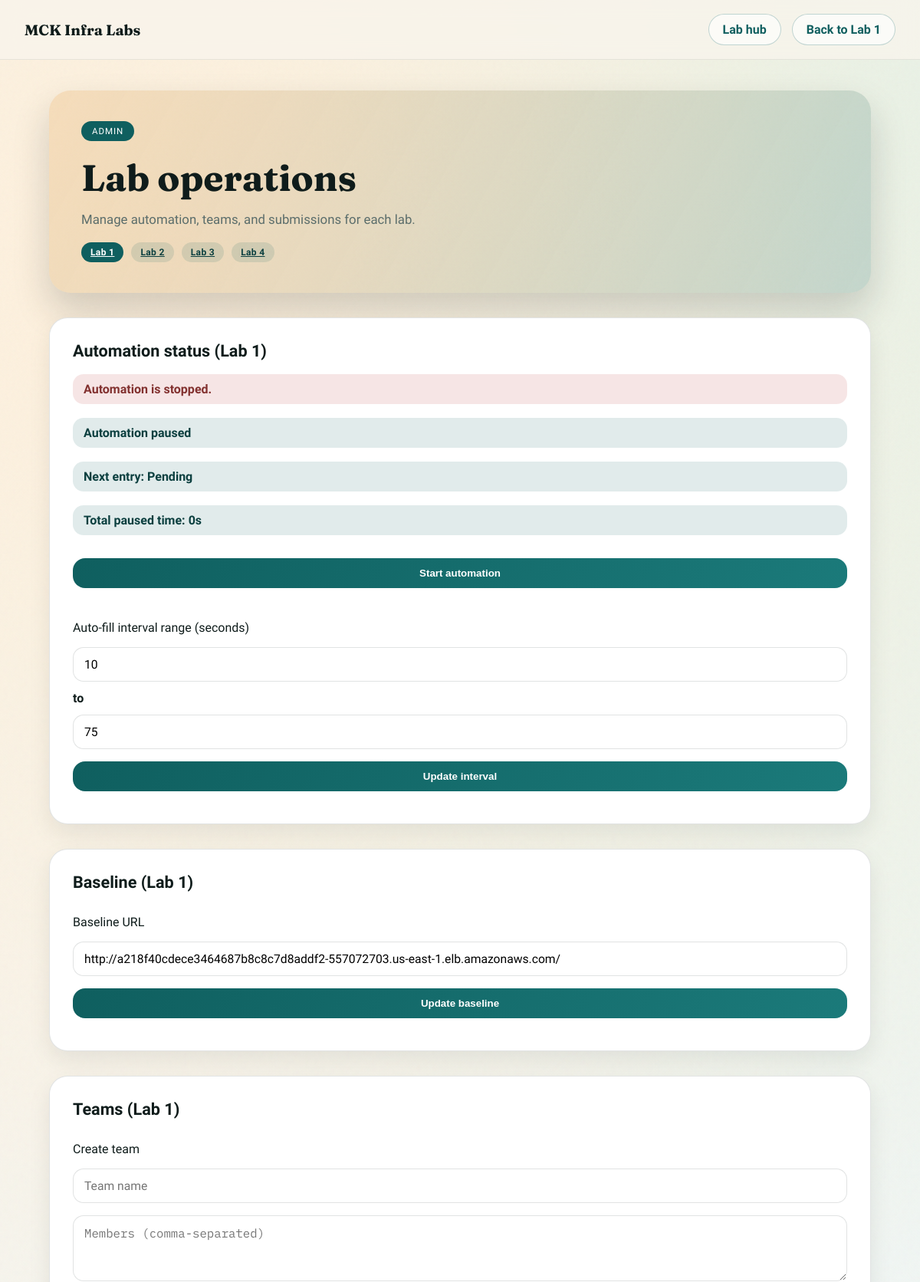
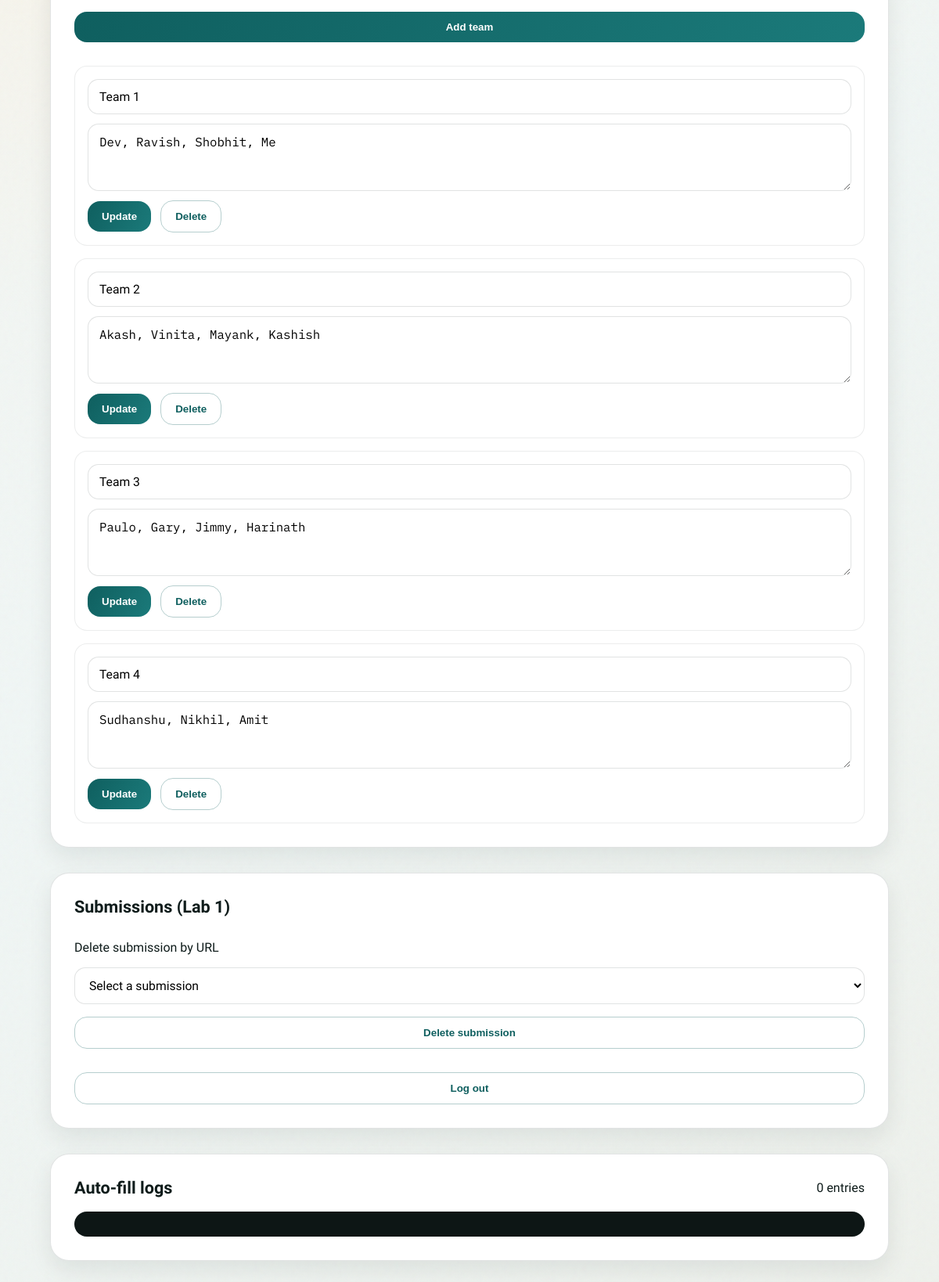
/admin/panel (signed in), run on the app's committed database (2 pictures, top to bottom).
### tables this page shows
CREATE TABLE settings (
    key TEXT PRIMARY KEY,
    value TEXT NOT NULL,
    updated_at INTEGER NOT NULL
);

CREATE TABLE teams (
    id INTEGER PRIMARY KEY AUTOINCREMENT,
    lab TEXT NOT NULL,
    name TEXT NOT NULL,
    members TEXT NOT NULL,
    created_at INTEGER NOT NULL,
    updated_at INTEGER NOT NULL,
    UNIQUE(lab, name)
);

### app.py (the view)
@app.get("/admin/panel")
def admin_panel():
    if not session.get("admin"):
        return redirect(url_for("admin_login"))
    lab_id = (request.args.get("lab") or DEFAULT_LAB_ID).strip().lower()
    lab = get_lab(lab_id)
    if not lab:
        lab = get_lab(DEFAULT_LAB_ID)
        lab_id = lab["id"]
    paused_seconds = automation_total_paused_seconds
    if automation_paused_at is not None:
        paused_seconds += int(time.time() - automation_paused_at)
    next_fill_in = None
    if next_auto_fill_at is not None:
        next_fill_in = max(0, int(next_auto_fill_at - time.time()))
    return render_template(
        "admin_panel.html",
        lab=lab,
        labs=list_labs(),
        automation_enabled=automation_enabled,
        auto_interval_min=AUTO_INTERVAL_MIN_SECONDS,
        auto_interval_max=AUTO_INTERVAL_MAX_SECONDS,
        teams=list_teams(lab_id),
        submissions=list_students(lab_id),
        automation_paused_seconds=paused_seconds,
        next_fill_in_seconds=next_fill_in,
        next_fill_entry_text=next_auto_fill_entry_text,
        baseline_url=get_setting("baseline_url", DEFAULT_BASELINE_URL),
    )

### app.py (called while the page is built, shortened)
def list_labs():
    return [LABS[key] for key in sorted(LABS.keys())]

def get_lab(lab_id):
    return LABS.get(lab_id)

def get_db():
    conn = sqlite3.connect(DB_PATH, timeout=5)
    conn.row_factory = sqlite3.Row
    return conn

def get_setting(key, fallback=None):
    with db_lock:
        conn = get_db()
        try:
            row = conn.execute(
                "SELECT value FROM settings WHERE key = ?",
                (key,),
            ).fetchone()
        finally:
            conn.close()
    return row["value"] if row else fallback

def list_teams(lab=None):
    with db_lock:
        conn = get_db()
        try:
            if lab:
                rows = conn.execute(
                    """
                    SELECT id, lab, name, members, updated_at
                    FROM teams
                    WHERE lab = ?
                    ORDER BY name ASC
                    """,
                    (lab,),
                ).fetchall()
        finally:
            conn.close()
    return [dict(row) for row in rows]

def list_students(lab_id=None):
    with db_lock:
        conn = get_db()
        try:
            if lab_id:
                rows = conn.execute(
                    """
                    SELECT lab, name, url, added_at
                    FROM students
                    WHERE lab = ?
                    ORDER BY added_at DESC
                    """,
                    (lab_id,),
                ).fetchall()
        finally:
            conn.close()
    return [dict(row) for row in rows]

### templates/admin_panel.html (shortened to what this page needs)
<!doctype html>
<html lang="en">
  <head>
    <link rel="stylesheet" href="/static/style.css" />
  </head>
  <body>
    <header class="topbar">
      <div class="brand">MCK Infra Labs</div>
      <nav class="top-links">
        <a class="ghost-link" href="/">Lab hub</a>
        <a class="ghost-link" href="/labs/{{ lab.id }}">Back to {{ lab.code }}</a>
      </nav>
    </header>
    <main class="page">
      <section class="hero admin-hero">
        <div class="badge">Admin</div>
        <h1>Lab operations</h1>
        <p>Manage automation, teams, and submissions for each lab.</p>
        <div class="lab-switch">
          {% for lab_item in labs %}
          <a
            class="pill {% if lab_item.id == lab.id %}active{% endif %}"
            href="/admin/panel?lab={{ lab_item.id }}"
          >
            {{ lab_item.code }}
          </a>
          {% endfor %}
        </div>
      </section>
      {% if lab.automation_enabled %}
      <section class="panel">
        <div class="results-header">
          <h2>Automation status ({{ lab.code }})</h2>
        </div>
        <div class="status {% if automation_enabled %}ok{% else %}error{% endif %}">
          Automation is {% if automation_enabled %}running{% else %}stopped{% endif %}.
        </div>
        <div class="status" id="auto-fill-timer" data-next-seconds="{{ next_fill_in_seconds or 0 }}">
          {% if automation_enabled and next_fill_in_seconds is not none %}
          Next auto-fill in {{ next_fill_in_seconds }}s
          {% elif automation_enabled %}
          Next auto-fill time pending
          {% else %}
          Automation paused
          {% endif %}
        </div>
        <div class="status">
          Next entry: <span id="auto-fill-entry">{{ next_fill_entry_text or "Pending" }}</span>
        </div>
        <div class="status">
          Total paused time: {{ automation_paused_seconds }}s
        </div>
        <form method="post" action="/admin/toggle" class="admin-actions">
          <button type="submit">
            {% if automation_enabled %}Stop automation{% else %}Start automation{% endif %}
          </button>
        </form>
        <form method="post" action="/admin/interval" class="admin-actions">
          <label class="form-label">Auto-fill interval range (seconds)</label>
          <div class="inline-fields">
            <input
              type="number"
              name="auto_interval_min"
              min="1"
              value="{{ auto_interval_min }}"
              required
            />
            <span class="field-divider">to</span>
            <input
              type="number"
              name="auto_interval_max"
              min="1"
              value="{{ auto_interval_max }}"
              required
            />
          </div>
          <button type="submit">Update interval</button>
        </form>
      </section>
      {% endif %}
      {% if lab.compare_enabled %}
      <section class="panel">
        <div class="results-header">
          <h2>Baseline ({{ lab.code }})</h2>
        </div>
        <form method="post" action="/admin/baseline" class="admin-actions">
          <label class="form-label">Baseline URL</label>
          <input type="url" name="baseline_url" value="{{ baseline_url }}" required />
          <button type="submit">Update baseline</button>
        </form>
      </section>
      {% endif %}
      <section class="panel">
        <div class="results-header">
          <h2>Teams ({{ lab.code }})</h2>
        </div>
        <form method="post" action="/admin/teams" class="admin-actions">
          <label class="form-label">Create team</label>
          <div class="inline-fields">
            <input type="text" name="name" placeholder="Team name" required />
          </div>
          <textarea
            name="members"
            rows="3"
            placeholder="Members (comma-separated)"
            required
          ></textarea>
          <button type="submit">Add team</button>
        </form>
        {% if teams %}
        <div class="team-list">
          {% for team in teams %}
          <form method="post" action="/admin/teams/{{ team.id }}/update" class="team-card">
            <div class="inline-fields">
              <input type="text" name="name" value="{{ team.name }}" required />
            </div>
            <textarea name="members" rows="3" required>{{ team.members }}</textarea>
            <div class="inline-fields">
              <button type="submit">Update</button>
              <button type="submit" formaction="/admin/teams/{{ team.id }}/delete" class="ghost">
                Delete
              </button>
            </div>
          </form>
          {% endfor %}
        </div>
        {% else %}
        <p>No teams configured yet.</p>
        {% endif %}
      </section>
      <section class="panel">
        <div class="results-header">
          <h2>Submissions ({{ lab.code }})</h2>
        </div>
        <form method="post" action="/admin/submissions/delete" class="admin-actions">
          <label class="form-label">Delete submission by URL</label>
          <select name="url" required>
            <option value="" disabled selected>Select a submission</option>
          </select>
          <button type="submit" class="ghost">Delete submission</button>
        </form>
        <form method="post" action="/admin/logout">
          <button type="submit" class="ghost">Log out</button>
        </form>
      </section>
      {% if lab.automation_enabled %}
      <section class="panel">
        <div class="results-header">
          <h2>Auto-fill logs</h2>
          <span id="log-count">0 entries</span>
        </div>
        <div class="log-box" id="log-box"></div>
      </section>
      {% endif %}
    </main>
  </body>
</html>

### static/style.css (style rules this page uses)
:root { --ink: #0f1c1b; --muted: #5b6d6b; --fog: #f7f2ea; --sea: #0f5f5f; --sea-dark: #0b3f3f; --clay: #e4a353; --clay-dark: #c8842f; --sky: #cfe8e4; --panel: #ffffff; --outline: rgba(15, 28, 27, 0.12); --shadow: 0 24px 48px rgba(15, 28, 27, 0.18); }
* { box-sizing: border-box; }
body { margin: 0; font-family: "Sora", "Segoe UI", sans-serif; color: var(--ink); background: radial-gradient(circle at 20% 10%, #fff0dc 0%, transparent 55%), radial-gradient(circle at 90% 5%, #d7f2ed 0%, transparent 45%), linear-gradient(140deg, #f9f4eb 0%, #f0f6f5 60%, #eef1ec 100%); min-height: 100vh; }
.topbar { position: sticky; top: 0; z-index: 2; display: flex; align-items: center; justify-content: space-between; padding: 18px 32px; backdrop-filter: blur(14px); background: rgba(248, 244, 236, 0.75); border-bottom: 1px solid rgba(15, 28, 27, 0.08); }
.brand { font-family: "Fraunces", "Times New Roman", serif; font-size: 1.2rem; font-weight: 700; }
.top-links { display: flex; gap: 14px; flex-wrap: wrap; }
.page { position: relative; z-index: 1; max-width: 1120px; margin: 0 auto; padding: 40px 24px 90px; display: grid; gap: 32px; }
.hero { background: linear-gradient(120deg, rgba(228, 163, 83, 0.25), rgba(15, 95, 95, 0.18)); border-radius: 28px; padding: 40px 42px; box-shadow: var(--shadow); animation: floatIn 0.8s ease-out; }
.hero h1 { font-family: "Fraunces", "Times New Roman", serif; font-size: clamp(2.4rem, 4vw, 3.6rem); margin: 18px 0 12px; }
.hero p { margin: 0; max-width: 640px; color: var(--muted); font-size: 1.05rem; line-height: 1.6; }
.badge { display: inline-flex; align-items: center; gap: 8px; background: var(--sea); color: #fff; padding: 6px 14px; border-radius: 999px; font-size: 0.72rem; letter-spacing: 0.08em; text-transform: uppercase; }
.primary-link, .ghost-link { display: inline-flex; align-items: center; justify-content: center; text-decoration: none; font-weight: 600; border-radius: 999px; padding: 10px 18px; }
.ghost-link { color: var(--sea); border: 1px solid rgba(15, 95, 95, 0.25); background: rgba(255, 255, 255, 0.6); }
.lab-switch { display: flex; gap: 10px; flex-wrap: wrap; margin-top: 16px; }
.pill { display: inline-flex; align-items: center; padding: 6px 12px; border-radius: 999px; background: rgba(15, 95, 95, 0.12); color: var(--sea-dark); font-size: 0.75rem; font-weight: 600; letter-spacing: 0.03em; }
.pill.active { background: var(--sea); color: #fff; }
.panel { background: var(--panel); border-radius: 24px; padding: 30px; border: 1px solid var(--outline); box-shadow: 0 12px 30px rgba(15, 28, 27, 0.08); display: grid; gap: 18px; animation: slideUp 0.7s ease-out 0.1s both; }
.results-header { display: flex; justify-content: space-between; align-items: center; gap: 12px; flex-wrap: wrap; }
.results-header h2 { margin: 0; font-size: 1.35rem; }
form { display: grid; gap: 16px; }
.field input, .field select, textarea, select, input[type="url"], input[type="text"], input[type="number"], input[type="password"] { width: 100%; padding: 12px 14px; border-radius: 14px; border: 1px solid var(--outline); font-size: 0.98rem; background: #fff; font-family: "Sora", "Segoe UI", sans-serif; transition: border 0.2s ease, box-shadow 0.2s ease; }
textarea { font-family: "IBM Plex Mono", monospace; resize: vertical; }
button { background: linear-gradient(120deg, var(--sea), #1b7a7a); border: none; color: #fff; padding: 12px 18px; border-radius: 16px; font-weight: 600; cursor: pointer; transition: transform 0.2s ease, box-shadow 0.2s ease; }
button.ghost, .ghost { background: transparent; border: 1px solid rgba(15, 95, 95, 0.3); color: var(--sea); box-shadow: none; }
.inline-fields { display: flex; gap: 12px; align-items: center; flex-wrap: wrap; }
.field-divider { color: var(--ink); font-weight: 600; }
.admin-actions { margin: 12px 0; }
.team-card { border: 1px solid rgba(15, 28, 27, 0.08); border-radius: 16px; padding: 16px; background: #fff; display: grid; gap: 12px; }
.team-list { display: grid; gap: 16px; }
.status { padding: 10px 14px; border-radius: 14px; background: rgba(15, 95, 95, 0.12); color: var(--sea-dark); font-weight: 600; }
.status.error { background: rgba(196, 84, 80, 0.15); color: #82312f; }
.log-box { background: #0d1615; border-radius: 16px; padding: 16px; color: #f4f3ef; font-family: "IBM Plex Mono", monospace; font-size: 0.85rem; max-height: 300px; overflow-y: auto; }

### data on the page
settings: baseline_url "http://a218f40cdece3464687b8c8c7d8addf2-557072703.us-east-1.elb.amazonaws.com/"
teams: name "Team 1", members "Dev, Ravish, Shobhit, Me"
teams: name "Team 2", members "Akash, Vinita, Mayank, Kashish"
teams: name "Team 3", members "Paulo, Gary, Jimmy, Harinath"
teams: name "Team 4", members "Sudhanshu, Nikhil, Amit"

### other printed values
{{ lab.code }} "Lab 1"
{{ lab_item.code }} "Lab 1" "Lab 2" "Lab 3" "Lab 4"
{{ next_fill_entry_text or "Pending" }} "Pending"
{{ automation_paused_seconds }} "0"
